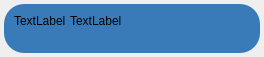
<?xml version="1.0" encoding="UTF-8"?>
<ui version="4.0">
 <class>Form</class>
 <widget class="QWidget" name="Form">
  <property name="geometry">
   <rect>
    <x>0</x>
    <y>0</y>
    <width>264</width>
    <height>57</height>
   </rect>
  </property>
  <property name="windowTitle">
   <string>Form</string>
  </property>
  <layout class="QVBoxLayout" name="verticalLayout">
   <property name="leftMargin">
    <number>4</number>
   </property>
   <property name="topMargin">
    <number>4</number>
   </property>
   <property name="rightMargin">
    <number>4</number>
   </property>
   <property name="bottomMargin">
    <number>4</number>
   </property>
   <item>
    <widget class="QWidget" name="background" native="true">
     <property name="styleSheet">
      <string notr="true">#background{
	background-color: #397bb8;
	border-radius: 20px;
}</string>
     </property>
     <layout class="QFormLayout" name="formLayout">
      <property name="horizontalSpacing">
       <number>4</number>
      </property>
      <property name="verticalSpacing">
       <number>0</number>
      </property>
      <property name="leftMargin">
       <number>10</number>
      </property>
      <property name="topMargin">
       <number>10</number>
      </property>
      <property name="rightMargin">
       <number>10</number>
      </property>
      <property name="bottomMargin">
       <number>10</number>
      </property>
      <item row="0" column="0">
       <widget class="QLabel" name="punto">
        <property name="text">
         <string>TextLabel</string>
        </property>
       </widget>
      </item>
      <item row="0" column="1">
       <widget class="QLabel" name="nombre">
        <property name="text">
         <string>TextLabel</string>
        </property>
       </widget>
      </item>
     </layout>
    </widget>
   </item>
  </layout>
 </widget>
 <resources/>
 <connections/>
</ui>
